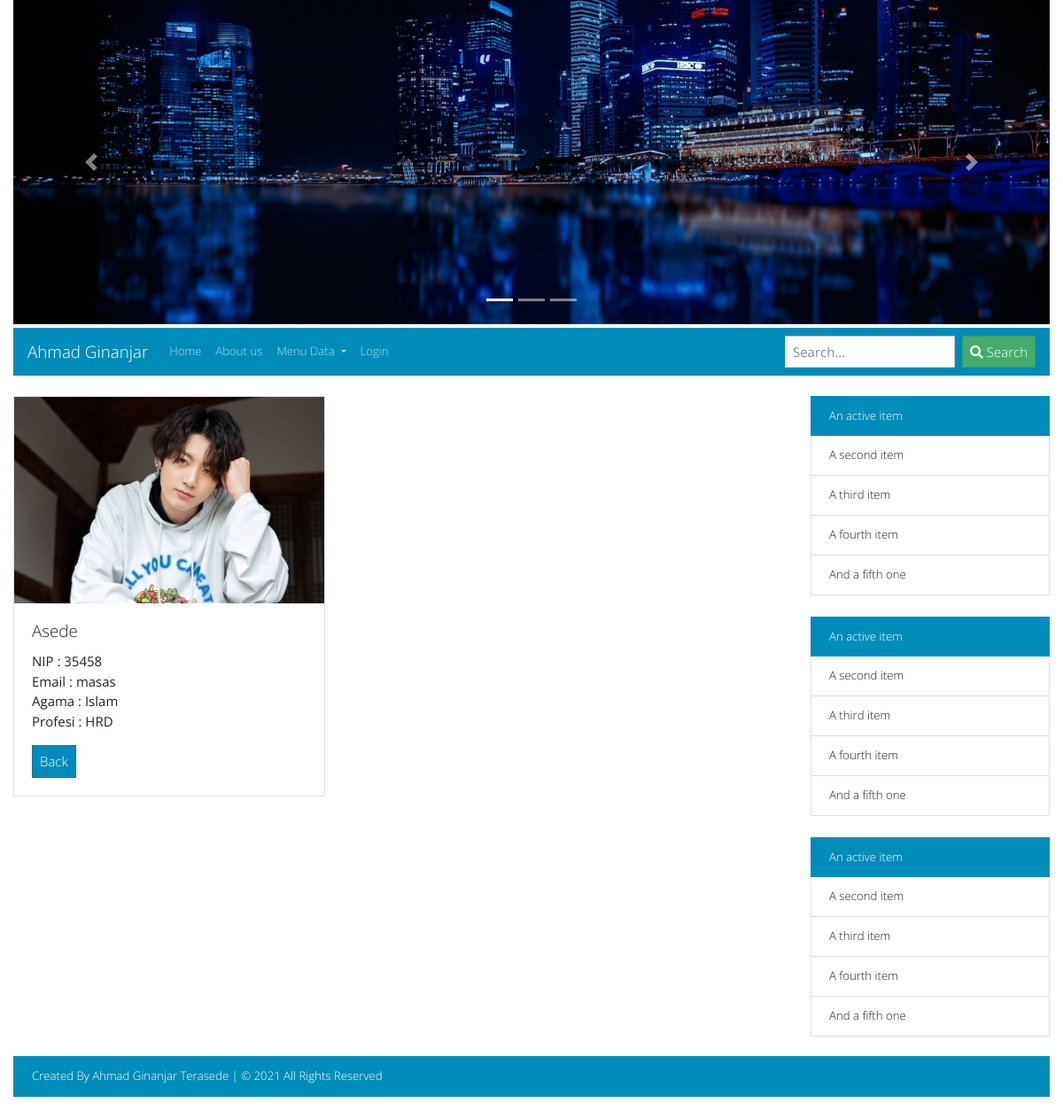
Page /index.php?hal=detailPegawai&id=1 on the committed database.
### tables this page shows
CREATE TABLE `pegawai` (
  `id` int(11) NOT NULL,
  `nip` varchar(5) NOT NULL,
  `nama` varchar(45) NOT NULL,
  `email` varchar(5) NOT NULL,
  `agama` enum('Islam','Kristen Katholik','Kristen Protestan','Hindu','Budha','Khonghucu') NOT NULL,
  `iddivisi` int(11) NOT NULL,
  `foto` varchar(30) DEFAULT NULL
);

CREATE TABLE `divisi` (
  `id` int(11) NOT NULL,
  `nama` varchar(50) NOT NULL
);

### models/Pegawai.php (called while the page is built, shortened)
<?php
class Pegawai
{
    private $koneksi;
    public function __construct()
    {
        global $dbh;
        $this->koneksi = $dbh;
    }
    public function getPegawai($id)
    {
        $sql = "SELECT pegawai.*, divisi.nama AS profesi FROM pegawai
                INNER JOIN divisi ON divisi.id = pegawai.iddivisi
                WHERE pegawai.id = ?";
        $ps = $this->koneksi->prepare($sql);
        $ps->execute([$id]);
        $rs = $ps->fetch();
        return $rs;
    }
}

### detailPegawai.php (the view)
<?php
require_once 'models/Pegawai.php';
$id = $_REQUEST['id'];
$obj = new Pegawai();
$rs = $obj->getPegawai($id);
?>
<div class="card" style="width: 22rem;">
    <?php
    $gambar = (!empty($rs['foto'])) ? $rs['foto'] : "foto_kosong.png";
    ?>
    <img src="img/foto_pegawai/<?= $gambar ?>" width="40%" class="card-img-top">
    <div class="card-body">
        <h5 class="card-title"><?= $rs['nama'] ?></h5>
        <p class="card-text">
            NIP : <?= $rs['nip'] ?>
            <br />Email : <?= $rs['email'] ?>
            <br />Agama : <?= $rs['agama'] ?>
            <br />Profesi : <?= $rs['profesi'] ?>
        </p>
        <a href="index.php?hal=dataPegawai" class="btn btn-primary">Back</a>
    </div>
</div>

### rows in the picture
pegawai: foto (picture), nama "Asede", nip "35458", email "masas", agama "Islam", iddivisi.nama "HRD"
